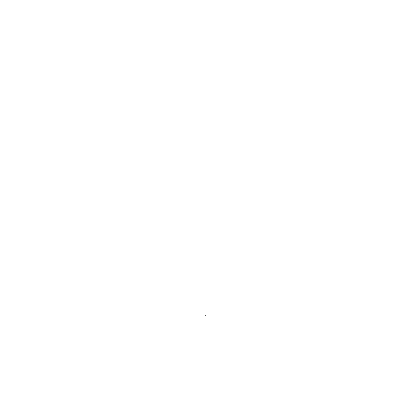
Frame 1 (no input)
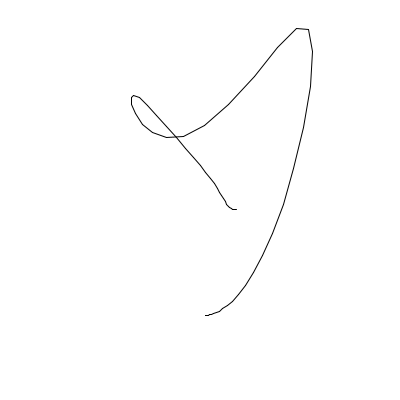
Frame 60 (the mouse pressed at the canvas centre just before this capture)
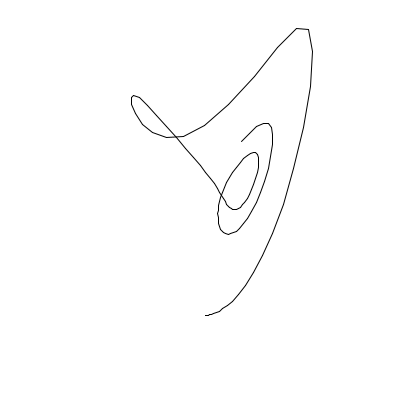
Frame 120 (the mouse held since frame 60 and released just before this capture)

The Processing sketch that drew these frames (run headless with seeded random() and noise(); from frame 60 on, the mouse is pressed at the canvas centre):

// Processing sketch: chaotic
// ── chaotic.pde
float x, y, z, px, py, pz, sigma, rhy, beta;

void setup() {
  
  size(400, 400);
  background(255);
  
  x = 1;
  y = 1;
  z = 1;
  
  px = x;
  py = y;
  pz = z;
  
  // parameters for Lorenz system
  sigma = 10;
  rhy = 28;
  beta = 8.0 / 3;
  
}


void draw() {
  float dx = 0;
  float dy = 0;
  float dz = 0;
  
  dx = sigma * (y - x);
  dy = x * (rhy - z) - y;
  dz = x * y - beta * z;
  
  x += dx * 1.0/60;
  y += dy * 1.0/60;
  z += dz * 1.0/60;
   
  translate(width/2, height*4/5);
  scale(5);
  strokeWeight(1.0/5);
  line(x, -z, px, -pz);

  px = x;
  py = y;
  pz = z;
   
}
